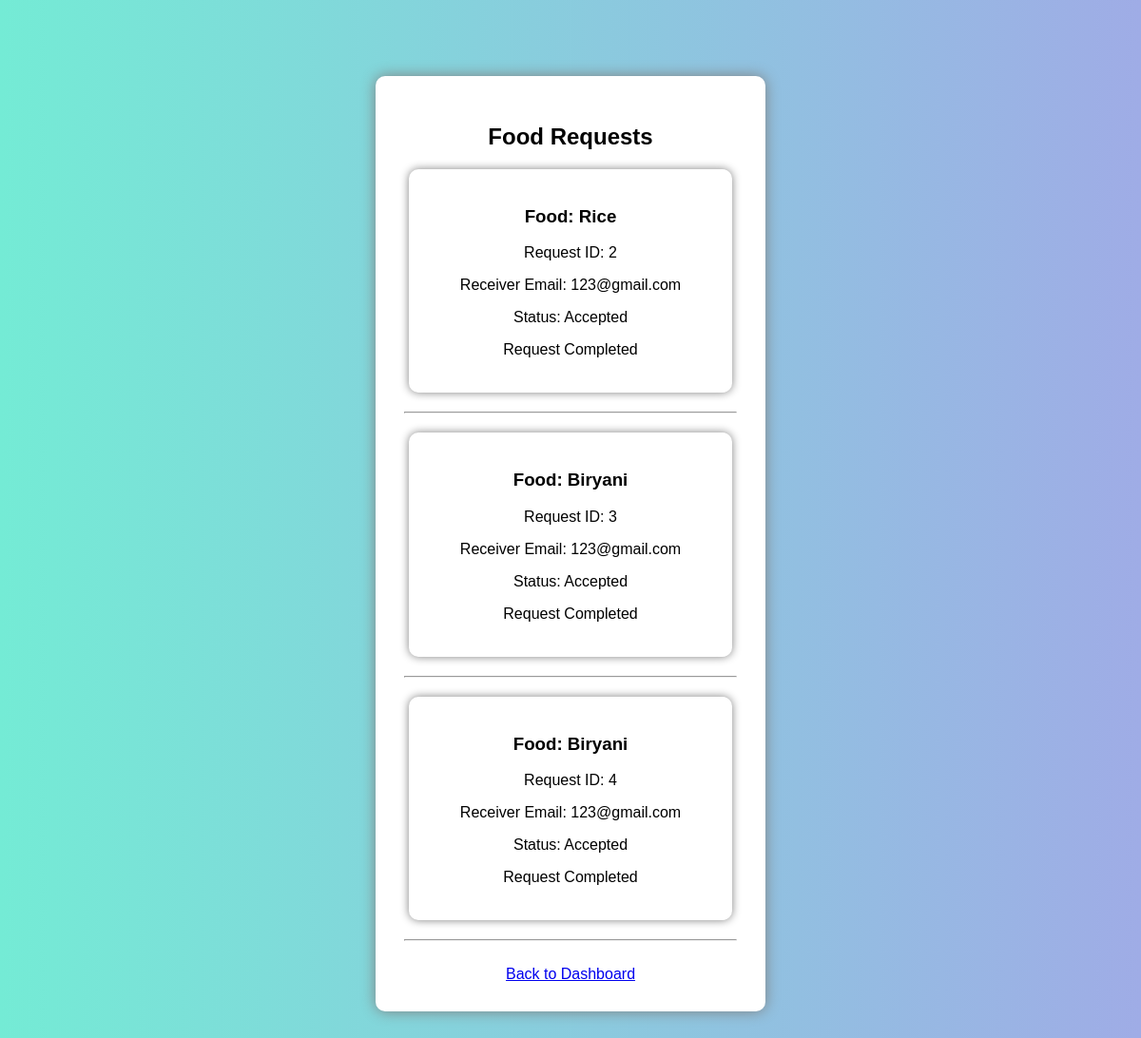
Screenshot of /donor_requests (signed in) with the database file from the repository.
### tables this page shows
CREATE TABLE food_requests(

            id INTEGER PRIMARY KEY AUTOINCREMENT,

            food_id INTEGER,

            receiver_email TEXT,

            status TEXT

        );

CREATE TABLE food_donations(

            id INTEGER PRIMARY KEY AUTOINCREMENT,

            donor_email TEXT,

            food_name TEXT NOT NULL,

            quantity TEXT NOT NULL,

            category TEXT NOT NULL,

            expiry_time TEXT,

            address TEXT,

            contact TEXT,
                 
            image TEXT     

        , status TEXT DEFAULT 'Available');

### app.py (the view)
@app.route('/donor_requests')
def donor_requests():
    if 'user' not in session:
        return redirect('/login')
    donor_email = session['user']['email']
    conn = get_db_connection()
    requests = conn.execute(
    """
    SELECT
    food_requests.id,
    food_requests.receiver_email,
    food_requests.status,
    food_donations.food_name,
    food_donations.quantity

    FROM food_requests

    JOIN food_donations

    ON food_requests.food_id = food_donations.id

    WHERE food_donations.donor_email=?

    """,
    (donor_email,)
).fetchall()
    conn.close()
    return render_template(
        'donor_requests.html',
        requests=requests
    )

### database.py (called while the page is built)
def get_db_connection():
    conn = sqlite3.connect('users.db')
    conn.row_factory = sqlite3.Row
    return conn

### templates/donor_requests.html (shortened to what this page needs)
<!DOCTYPE html>
<html>
<head>
<link rel="stylesheet"
href="{{ url_for('static', filename='style.css') }}">
</head>
<body>
<div class="form-container">
<h2>
Food Requests
</h2>
{% if requests %}
{% for r in requests %}
<div class="food-card">
<h3>
Food: {{r['food_name']}}
</h3>
<p>
Request ID: {{r['id']}}
</p>
<p>
Receiver Email: {{r['receiver_email']}}
</p>
<p>
Status: {{r['status']}}
</p>
{% if r['status'] == 'Pending' %}
<form action="/update_request" method="POST">
<input type="hidden"
name="request_id"
value="{{r['id']}}">
<button name="action" value="Accepted">
Accept
</button>
<button name="action" value="Rejected">
Reject
</button>
</form>
{% else %}
<p>
Request Completed
</p>
{% endif %}
</div>
<hr>
{% endfor %}
{% else %}
<p>
No requests yet.
</p>
{% endif %}
<br>
<a href="/donor">
Back to Dashboard
</a>
</div>
</body>
</html>

### static/style.css (style rules this page uses)
body { font-family: Arial; background: linear-gradient(to right, #74ebd5, #9face6); margin: 0; }
.form-container { width: 350px; margin: 80px auto; background: white; padding: 30px; border-radius: 10px; box-shadow: 0px 0px 15px gray; text-align: center; }
.food-card { width: 300px; padding: 20px; margin: 20px auto; border-radius: 10px; box-shadow: 0 0 10px gray; text-align: center; }

### rows the page displays
food_requests: food_name "Rice", id "2", receiver_email "123@gmail.com", status "Accepted", shows "Request Completed"
food_requests: food_name "Biryani", id "3", receiver_email "123@gmail.com", status "Accepted", shows "Request Completed"
food_requests: food_name "Biryani", id "4", receiver_email "123@gmail.com", status "Accepted", shows "Request Completed"
